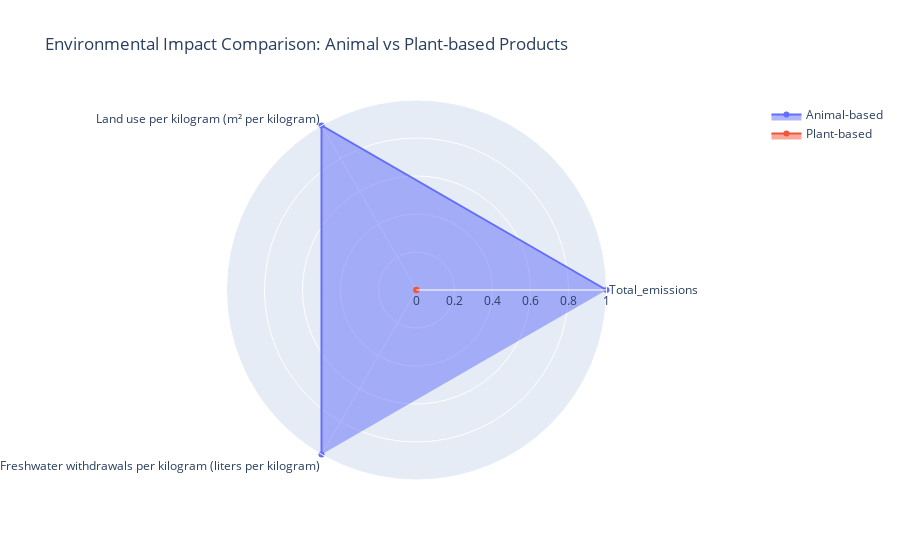

Source (notebook cell):
### Markdown cell above
Business Question 5: Regional Analysis
# Which regions have the most sustainable food production practices?

Note: Since the dataset doesn't have explicit region information,
 I'll analyze sustainability patterns across different food categories
 and production methods

### Code cell
# Group food products by category (animal-based vs plant-based)
df['Category'] = df['Food product'].apply(lambda x: 'Animal-based' if any(animal in x.lower() for animal in ['beef', 'lamb', 'mutton', 'cheese', 'milk', 'fish', 'poultry', 'pork', 'eggs']) else 'Plant-based')

# Calculate average environmental metrics by category
category_metrics = df.groupby('Category').agg({
    'Total_emissions': 'mean',
    'Land use per kilogram (m² per kilogram)': 'mean',
    'Freshwater withdrawals per kilogram (liters per kilogram)': 'mean'
}).round(2)

print("\nAverage Environmental Metrics by Food Category:")
print(category_metrics)

# Create radar chart for category comparison
metrics = ['Total_emissions', 'Land use per kilogram (m² per kilogram)', 
          'Freshwater withdrawals per kilogram (liters per kilogram)']

# Normalize the metrics for better comparison
normalized_metrics = (category_metrics - category_metrics.min()) / (category_metrics.max() - category_metrics.min())

# Create radar chart
fig = go.Figure()

for category in normalized_metrics.index:
    fig.add_trace(go.Scatterpolar(
        r=normalized_metrics.loc[category],
        theta=metrics,
        fill='toself',
        name=category
    ))

fig.update_layout(
    polar=dict(
        radialaxis=dict(
            visible=True,
            range=[0, 1]
        )),
    showlegend=True,
    title='Environmental Impact Comparison: Animal vs Plant-based Products'
)

fig.show()
plt.savefig('../results/category_comparison_radar.png')

### Figure 1 — Plotly figure (JSON) as saved in the notebook; plotly's stock layout.template omitted (floating-point values rounded to 4 significant figures)
{"data": [{"fill": "toself", "name": "Animal-based", "r": [1, 1, 1], "theta": ["Total_emissions", "Land use per kilogram (m² per kilogram)", "Freshwater withdrawals per kilogram (liters per kilogram)"], "type": "scatterpolar"}, {"fill": "toself", "name": "Plant-based", "r": [0, 0, 0], "theta": ["Total_emissions", "Land use per kilogram (m² per kilogram)", "Freshwater withdrawals per kilogram (liters per kilogram)"], "type": "scatterpolar"}], "layout": {"polar": {"radialaxis": {"range": [0, 1], "visible": true}}, "showlegend": true, "title": {"text": "Environmental Impact Comparison: Animal vs Plant-based Products"}}}
